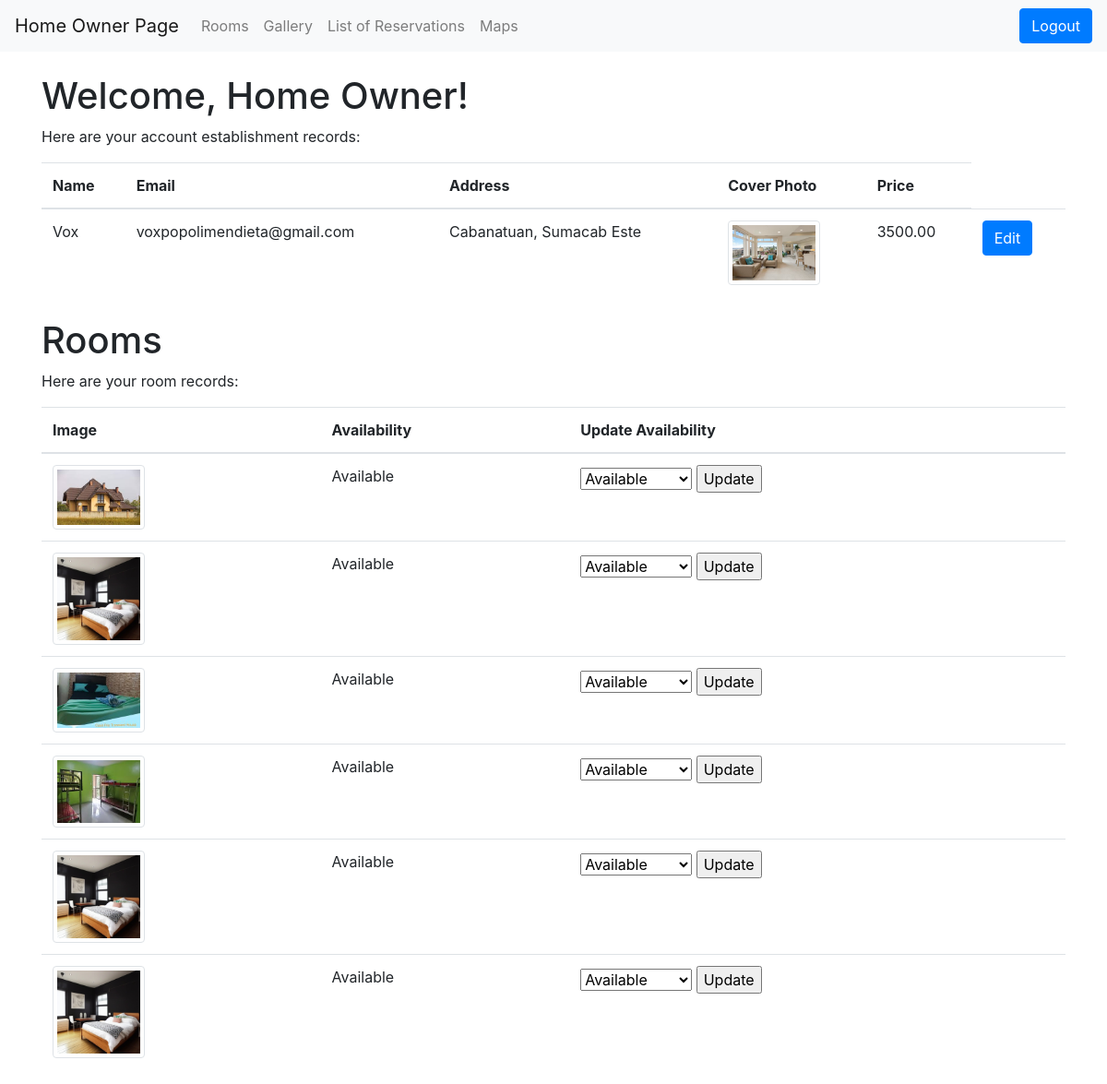
The app's page /OriginalFile/home_owner.php (signed in) with its own data.
### tables this page shows
CREATE TABLE `account_establishment` (
  `id` int(11) NOT NULL,
  `email` varchar(255) NOT NULL,
  `password` varchar(255) NOT NULL,
  `name` varchar(255) NOT NULL,
  `address` varchar(255) DEFAULT NULL,
  `map` text NOT NULL,
  `cover_photo` varchar(255) DEFAULT NULL,
  `price` decimal(10,2) DEFAULT NULL,
  `status` varchar(50) DEFAULT NULL,
  `contact` varchar(11) NOT NULL
);

CREATE TABLE `rooms` (
  `room_id` int(11) NOT NULL,
  `room_name` varchar(30) NOT NULL,
  `description` text DEFAULT NULL,
  `price` decimal(10,2) DEFAULT NULL,
  `availability` enum('Available','Not Available') NOT NULL,
  `establishment_id` int(11) NOT NULL,
  `image_path` varchar(255) NOT NULL,
  `max` int(11) NOT NULL
);

### OriginalFile/home_owner.php (the view, shortened to what this page needs)
<?php
include "connection.php";
$userEmail = $_SESSION['email'];
$account_query = "SELECT * FROM account_establishment WHERE email = ?";
$account_stmt = $con->prepare($account_query);
$account_stmt->bind_param("s", $userEmail);
$account_stmt->execute();
$account_result = $account_stmt->get_result();
$rooms_query = "SELECT rooms.* FROM rooms
                INNER JOIN account_establishment ON rooms.establishment_id = account_establishment.id
                WHERE account_establishment.email = ?";
$rooms_stmt = $con->prepare($rooms_query);
$rooms_stmt->bind_param("s", $userEmail);
$rooms_stmt->execute();
$rooms_result = $rooms_stmt->get_result();
?>
<!DOCTYPE html>
<html>
<head>
    <link href="https://maxcdn.bootstrapcdn.com/bootstrap/4.5.2/css/bootstrap.min.css" rel="stylesheet">
</head>
<body>
    <nav class="navbar navbar-expand-lg navbar-light bg-light">
        <a class="navbar-brand" href="home_owner.php">Home Owner Page</a>
        <div class="collapse navbar-collapse" id="navbarNav">
            <ul class="navbar-nav">
                <li class="nav-item">
                    <a class="nav-link" href="rooms.php">Rooms</a>
                </li>
                <li class="nav-item">
                    <a class="nav-link" href="gallery.php">Gallery</a>
                </li>
                <li class="nav-item">
                    <a class="nav-link" href="reservation-list.php">List of Reservations</a>
                </li>
                <li class="nav-item">
                    <a class="nav-link" href="maps.php">Maps</a>
                </li>
            </ul>
            <ul class="navbar-nav ml-auto">
                <li class="nav-item">
                    <a href="logout.php" class="btn btn-primary">Logout</a>
                </li>
            </ul>
        </div>
    </nav>
    <div class="container mt-4">
        <h1>Welcome, Home Owner!</h1>
        <p>Here are your account establishment records:</p>
        <table class="table">
            <thead>
                <tr>
                    <th>Name</th>
                    <th>Email</th>
                    <th>Address</th>
                    <th>Cover Photo</th>
                    <th>Price</th>
                </tr>
            </thead>
            <tbody>
                <?php while ($row = $account_result->fetch_assoc()) { ?>
                    <tr>
                        <td><?php echo $row['name']; ?></td>
                        <td><?php echo $row['email']; ?></td>
                        <td><?php echo $row['address']; ?></td>
                        <td>
                            <img src="<?php echo $row['cover_photo']; ?>" alt="Cover Photo" width="100" class="img-thumbnail">
                        </td>
                        <td><?php echo $row['price']; ?></td>
                        <td>
                            <a href="edit.php?id=<?php echo $row['id']; ?>" class="btn btn-primary">Edit</a>
                        </td>
                    </tr>
                <?php } ?>
            </tbody>
        </table>
    </div>
    <div class="container mt-4">
        <h1>Rooms</h1>
        <p>Here are your room records:</p>
        <table class="table">
            <thead>
                <tr>
                    <th>Image</th>
                    <th>Availability</th>
                    <th>Update Availability</th>
                </tr>
            </thead>
            <tbody>
                <?php while ($room = $rooms_result->fetch_assoc()) { ?>
                    <tr>
                        <td>
                            <img src="<?php echo $room['image_path']; ?>" alt="Cover Photo" width="100" class="img-thumbnail">
                        </td>
                        <td><?php echo $room['availability']; ?></td>
                        <td>
                            <form method="post">
                                <select name="new_availability">
                                    <option value="Available">Available</option>
                                </select>
                                <input type="submit" name="update_availability" value="Update">
                            </form>
                        </td>
                    </tr>
                <?php } ?>
            </tbody>
        </table>
    </div>
</body>
</html>

### records on screen
account_establishment: name "Vox", email "voxpopolimendieta@gmail.com", address "Cabanatuan, Sumacab Este", cover_photo (picture), price "3500.00"
rooms: image_path (picture), availability "Available"
rooms: image_path (picture), availability "Available"
rooms: image_path (picture), availability "Available"
rooms: image_path (picture), availability "Available"
rooms: image_path (picture), availability "Available"
rooms: image_path (picture), availability "Available"
